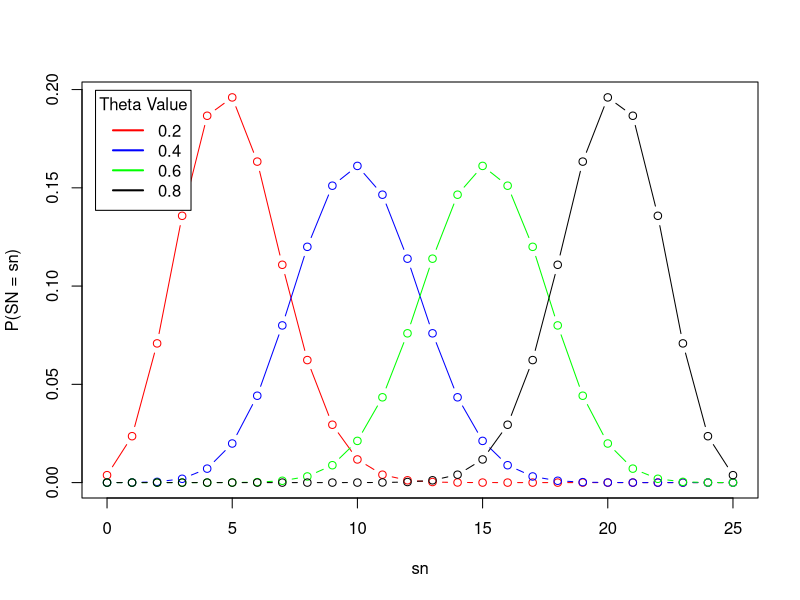
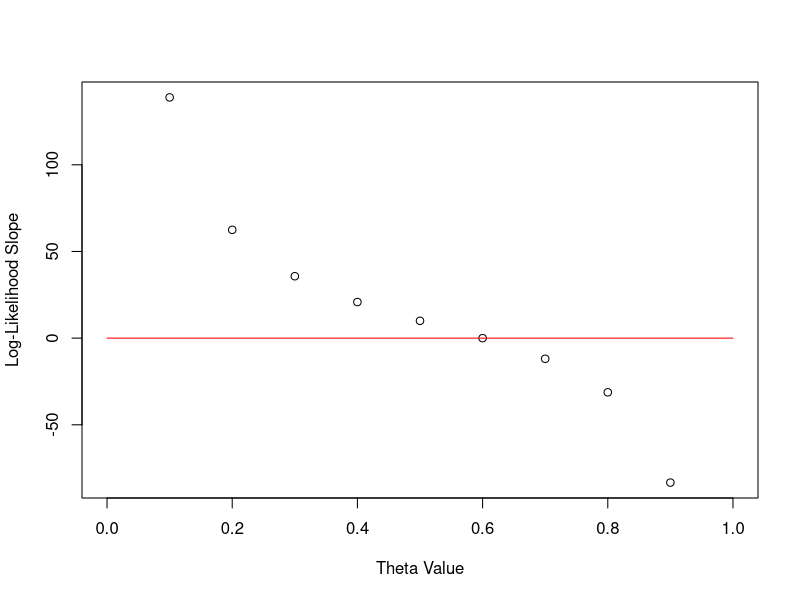

Reproduce these figures in R, in order. (Note: this script raises an error after producing the figures.)
## ---- chunk 1
#| echo: false
# Plotting Examples
n <- 25
sn <- 0:n
theta <- c(5,10,15,20)/n
plot(sn,dbinom(sn,n,theta[1]),col = 'red',type = 'b', ylab = 'P(SN = sn)')
lines(sn,dbinom(sn,n,theta[2]),col = 'blue',type = 'b')
lines(sn,dbinom(sn,n,theta[3]),col = 'green',type = 'b')
lines(sn,dbinom(sn,n,theta[4]),col = 'black',type = 'b')
legend('topleft',inset = .02,legend = c('0.2','0.4','0.6','0.8'), title = 'Theta Value',col = c('red','blue','green','black'),lwd =2 )
## ---- chunk 2

## Checking if this is indeed the maximum
n <- 25
sn <- 15
thetas <- seq(0,1,0.1)
loglik_slope <- sn/thetas - (n-sn)/(1-thetas)

plot(thetas,loglik_slope, xlab = 'Theta Value',ylab = 'Log-Likelihood Slope')
lines(thetas,rep(0,length(thetas)), col = 'red')
## ---- chunk 3
#Scenario A

#Set true parameter values
#hint: how many parameters does your distribution require? You may need more than 1
theta <- NA

#use the corresponding Random Variable generator
#Example: normal distribution can be sampled using rnorm()
#Note: if the distribution has more than one parameter, you can set one of them to be known ex: for a normal distribution, assume the variance is known.
n_sim <- 50 #Number of simulated samples
y <- NA

#Plot a histogram of the simulated examples
hist(y)
## ---- chunk 4
#Scenario B


#Set true parameter values
#hint: how many parameters does your distribution require? You may need more than 1
theta <- NA

#use the corresponding Random Variable generator
#Example: normal distribution can be sampled using rnorm()
#Note: if the distribution has more than one parameter, you can set one of them to be known ex: for a normal distribution, assume the variance is known.
n_sim <- 50 #Number of simulated samples
y <- NA

#Plot a histogram of the simulated examples
hist(y)
## ---- chunk 5
#Scenario C


#Set true parameter values
#hint: how many parameters does your distribution require? You may need more than 1
theta <- NA

#use the corresponding Random Variable generator
#Example: normal distribution can be sampled using rnorm()
#Note: if the distribution has more than one parameter, you can set one of them to be known ex: for a normal distribution, assume the variance is known.
n_sim <- 50 #Number of simulated samples
y <- NA

#Plot a histogram of the simulated examples
hist(y)
